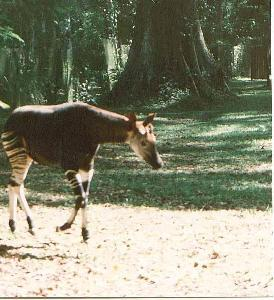
%> input picture image_0033.jpg, 274 x 300 px
$ octave Simple_Image_Segmentation.m   (GNU Octave 9; MATLAB toolbox functions it lacks are replaced by stand-ins)
%> lines starting %> are read from the running program, lines starting %| are printed output that depends on the picture; in (x1, y1, x2, y2) boxes, pixels count from 0 and x2, y2 are one past the last pixel; in counts of white or black regions, pixels touching at a corner belong together; the program's own positions count from 1
%close all;
clc;
clear all;
image = imread('image_0033.jpg');     % read image
%> image is the input picture: size 300x274x3 uint8; mean R, G, B 135.1, 136.3, 114.9

% get image dimensions: an RGB image has three planes
% reshaping puts the RGB layers next to each other generating
% a two dimensional grayscale image
[height, width, planes] = size(image);
%> height = 300; width = 274; planes = 3
rgb = reshape(image, height, width * planes);

figure(1);
imshow(image);                   % visualize RGB planes
%colorbar on                     % display colorbar
hsv1 = rgb2hsv(image);
%> hsv1: size 300x274x3 double; mean H, S, V 0.177, 0.247, 0.553
figure(20);
imshow(hsv1);

h = hsv1(:,:,1);
s = hsv1(:,:,2);
%s(s>1) = 1;
v = hsv1(:,:,3);
image = hsv2rgb(hsv1);
%> image: size 300x274x3 double
figure(22);
imshow(h);

figure(23);
imshow(s);

figure(24);
imshow(v);

r = image(:, :, 1);             % red channel
g = image(:, :, 2);             % green channel
b = image(:, :, 3);             % blue channel
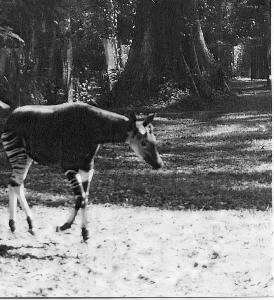
%> b: size 300x274 double; min 0, max 1, mean 0.451

[~, Thresh] = edge(r, 'prewitt');
%> Thresh = 0.149
r_E = edge(r, 'prewitt', Thresh);
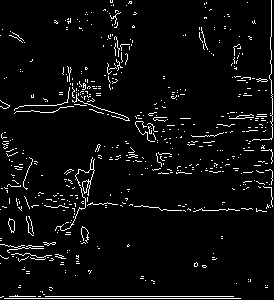
%> r_E: size 300x274 logical; 4.7% white in thin lines or dots

[~, Thresh] = edge(g, 'prewitt');
g_E = edge(g, 'prewitt', Thresh);
%> g_E: size 300x274 logical; 4.6% white in thin lines or dots

[~, Thresh] = edge(b, 'prewitt');
%> Thresh = 0.151
b_E = edge(b, 'prewitt', Thresh);
%> b_E: size 300x274 logical; 4.5% white in thin lines or dots

figure(2);
imshow(r);

figure(3);
imshow(g);

figure(4);
imshow(b);

gray = rgb2gray(image);
%gray = v;
V = v.*255;
%figure(4);
%imshow(gray);
Diff = isequal(gray,V);
%> Diff = false

L = (gray ~= V);
%> L: size 300x274 logical; every value is 1

% [6 lines of commented-out code are left out]


[~, Thresh] = edge(gray, 'prewitt');
%> Thresh = 0.149
gray_E = edge(gray, 'prewitt', Thresh*0.25);
%> gray_E: size 300x274 logical; 18.7% white in thin lines or dots
%gray_E= bwareaopen(gray_E, 40);
figure(5);
imshow(gray_E);

r1 = double(r) - (double(g)+double(b))/2;
b1 = double(b) - (double(g)+double(r))/2;
g1 = double(g) - (double(r)+double(b))/2;

y1 = (double(r)+double(g))/2 - abs(double(r)-double(g))/2 -double(b);

r2 = r1-g1;
g2 = g1-r1;
b2 = b1;
y2 = y1-b1;
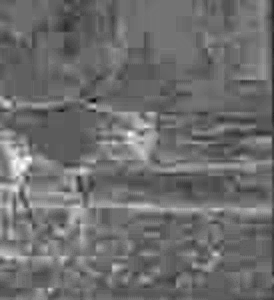
%> y2: size 300x274 double; min -0.124, max 0.492, mean 0.142; drawn with min black and max white

sigma1 = 1;
sigma2 = 3;


% [4 lines of commented-out code are left out]

ThreshMul = 0.25;

[~, Thresh] = edge(r2, 'prewitt');
%> Thresh = 0.0282
r2_E = edge(r2, 'prewitt', Thresh*ThreshMul);
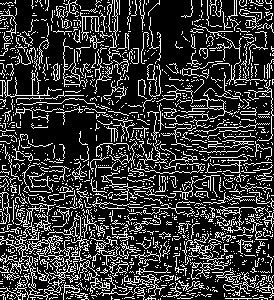
%> r2_E: size 300x274 logical; 21.5% white in thin lines or dots

[~, Thresh] = edge(g2, 'prewitt');
g2_E = edge(g2, 'prewitt', Thresh*ThreshMul);

[~, Thresh] = edge(y2, 'prewitt');
%> Thresh = 0.0352
y2_E = edge(y2, 'prewitt', Thresh*ThreshMul);
%> y2_E: size 300x274 logical; 18.3% white in thin lines or dots

[~, Thresh] = edge(y1, 'prewitt');
%> Thresh = 0.0185
y1_E = edge(y1, 'prewitt', Thresh*ThreshMul);
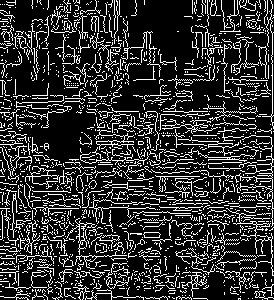
%> y1_E: size 300x274 logical; 19.3% white in thin lines or dots

[~, Thresh] = edge(b2, 'prewitt');
%> Thresh = 0.0178
b2_E = edge(b2, 'prewitt', Thresh*ThreshMul);
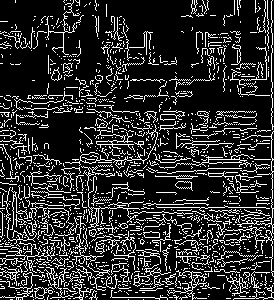
%> b2_E: size 300x274 logical; 17.7% white in thin lines or dots

figure(6);
imshow(r2_E);

figure(7);
imshow(g2_E);

figure(8);
imshow(y2_E);

figure(9);
imshow(b_E);


ThreshMul2 = 1;
L = (r+g+b)/3;
%> L: size 300x274 double
D = 255-L;
% L = dog(L, sigma1, sigma2, 0);
% D = dog(D, sigma1, sigma2, 0);
[~, Thresh] = edge(L, 'prewitt');
%> Thresh = 0.149
L_E = edge(L, 'prewitt', Thresh*ThreshMul2);
%> L_E: size 300x274 logical; 4.6% white in thin lines or dots

[~, Thresh] = edge(D, 'prewitt');
D_E = edge(D, 'prewitt', Thresh*ThreshMul2);

figure(15);
imshow(L_E);

figure(16);
imshow(D_E);

E1 = max(r2_E, g2_E);

E2 = max(b_E, E1);
%> E2: size 300x274 logical; 24.8% white in thin lines or dots

E3 = max(D_E, L_E);

E4 = max(E1, E2);

Test_Img_BW = max(E2, E3);
%> Test_Img_BW: size 300x274 logical; 25% white in thin lines or dots

figure(10);
imshow(Test_Img_BW);

se90 = strel('line', 3, 90);
se0 = strel('line', 3, 0);
Test_Img_BW = bwareaopen(Test_Img_BW, 40);
%> Test_Img_BW: size 300x274 logical; 17.4% white in thin lines or dots
Test_Img_dilate = imdilate(Test_Img_BW, [se90 se0]);
%> Test_Img_dilate: size 300x274 logical; 49.1% white; 8 white regions, largest, box (x1, y1, x2, y2) and area: (0, 0, 274, 300) 35908, (62, 0, 131, 101) 2874, (0, 8, 34, 66) 593
Test_Img_Fill = imfill(Test_Img_dilate, 'holes');
%> Test_Img_Fill: size 300x274 logical; 65.1% white; 39 black regions (28 under 20 px), largest, box (x1, y1, x2, y2) and area: (0, 0, 270, 119) 15168, (129, 210, 274, 300) 6578, (0, 97, 119, 193) 5210
%Test_Img_Fill = bwareaopen(Test_Img_Fill, 400);
seD = strel('diamond',1);
Test_Img_Final = imerode(Test_Img_Fill,seD);
%> Test_Img_Final: size 300x274 logical; 59.1% white; 39 black regions (20 under 20 px), largest, box (x1, y1, x2, y2) and area: (0, 0, 271, 120) 17487, (128, 209, 274, 300) 7941, (0, 96, 120, 194) 5775
Test_Img_Erode = imerode(Test_Img_Final,seD);
%> Test_Img_Erode: size 300x274 logical; 53.8% white; 18 black regions (5 under 20 px), largest, box (x1, y1, x2, y2) and area: (0, 0, 274, 195) 26734, (127, 208, 274, 300) 9119, (236, 0, 274, 30) 600
figure(11);
imshow(Test_Img_Erode);

BWoutline = edge(Test_Img_Erode);
%> BWoutline: size 300x274 logical; 6% white in thin lines or dots
Test_Img = logical(zeros(height, width));
Test_Img(BWoutline) = 1;
Test_Img = single(Test_Img);
%> Test_Img: size 300x274 single; values 0 (black) and 1 (white), 6% white in thin lines or dots

figure(12);
imshow(Test_Img);

se90 = strel('line', 4, 90);
se0 = strel('line', 4, 0);

Test_Img_dilate = imdilate(gray_E, [se90 se0]);
%> Test_Img_dilate: size 300x274 logical; 74.5% white; 148 black regions (113 under 20 px), largest, box (x1, y1, x2, y2) and area: (74, 207, 274, 294) 7398, (7, 108, 130, 169) 3862, (113, 0, 193, 112) 3580
Test_Img_Fill = imfill(Test_Img_dilate, 'holes');
%> Test_Img_Fill: size 300x274 logical; 83.9% white; 21 black regions (13 under 20 px), largest, box (x1, y1, x2, y2) and area: (74, 207, 274, 294) 7366, (113, 0, 193, 110) 3571, (0, 0, 74, 107) 1912
seD = strel('diamond',1);
Test_Img_Final = imerode(Test_Img_Fill,seD);
%> Test_Img_Final: size 300x274 logical; 79.1% white; 20 black regions (9 under 20 px), largest, box (x1, y1, x2, y2) and area: (73, 206, 274, 295) 9671, (112, 0, 194, 111) 4270, (0, 0, 75, 108) 2603
Test_Img_Erode = imerode(Test_Img_Final,seD);
%> Test_Img_Erode: size 300x274 logical; 74.9% white; 20 black regions (6 under 20 px), largest, box (x1, y1, x2, y2) and area: (72, 205, 274, 296) 11665, (111, 0, 195, 112) 4858, (0, 0, 76, 109) 3190
figure(13);
imshow(Test_Img_Erode);

BWoutline = edge(Test_Img_Erode);
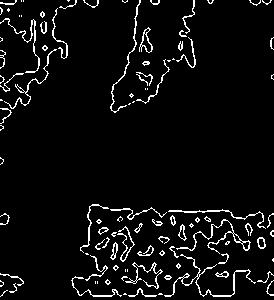
%> BWoutline: size 300x274 logical; 5.3% white in thin lines or dots
Test_Img = logical(zeros(height, width));
Test_Img(BWoutline) = 1;
Test_Img = single(Test_Img);
%> Test_Img: size 300x274 single; values 0 (black) and 1 (white), 5.3% white in thin lines or dots

figure(14);
imshow(Test_Img);

$ run again, with image_0003.jpg copied over image_0033.jpg
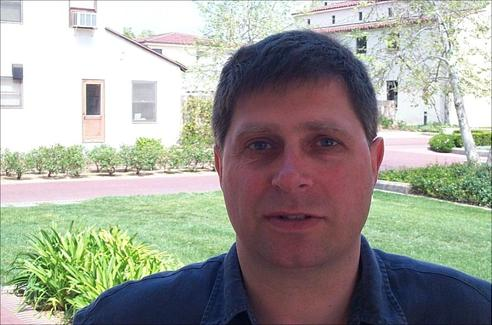
%> input picture image_0003.jpg, 492 x 325 px
%> image is the input picture: size 325x492x3 uint8; mean R, G, B 159.1, 159.2, 150.8
%> hsv1: size 325x492x3 double; mean H, S, V 0.477, 0.245, 0.682
%> image: size 325x492x3 double
%> `[~, Thresh] = edge(r, 'prewitt');`: Thresh = 0.122
%> `r_E = edge(r, 'prewitt', Thresh);`:
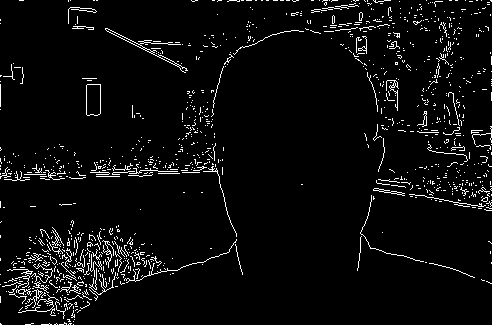
%> r_E: size 325x492 logical; 4.5% white in thin lines or dots
%> `[~, Thresh] = edge(g, 'prewitt');`: Thresh = 0.121
%> g_E: size 325x492 logical; 4.4% white in thin lines or dots
%> b_E: size 325x492 logical; 4.5% white in thin lines or dots
%> Diff = false
%> `[~, Thresh] = edge(gray, 'prewitt');`: Thresh = 0.12
%> gray_E: size 325x492 logical; 18.7% white in thin lines or dots
%> `[~, Thresh] = edge(r2, 'prewitt');`: Thresh = 0.0323
%> r2_E: size 325x492 logical; 16.2% white in thin lines or dots
%> `[~, Thresh] = edge(y2, 'prewitt');`: Thresh = 0.0525
%> y2_E: size 325x492 logical; 13.4% white in thin lines or dots
%> `[~, Thresh] = edge(y1, 'prewitt');`: Thresh = 0.0262
%> y1_E: size 325x492 logical; 14% white in thin lines or dots
%> `[~, Thresh] = edge(b2, 'prewitt');`: Thresh = 0.0273
%> b2_E: size 325x492 logical; 12.9% white in thin lines or dots
%> `[~, Thresh] = edge(L, 'prewitt');`: Thresh = 0.12
%> L_E: size 325x492 logical; 4.5% white in thin lines or dots
%> D_E: size 325x492 logical; 4.5% white in thin lines or dots
%> E2: size 325x492 logical; 19.4% white in thin lines or dots
%> `BWoutline = edge(Test_Img_Erode);`:
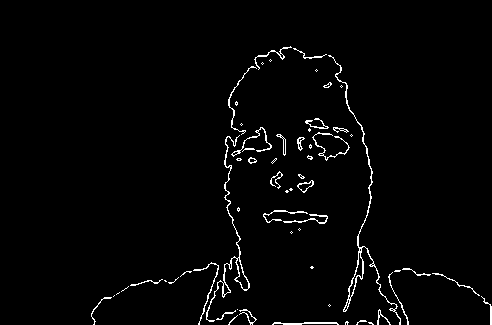
%> BWoutline: size 325x492 logical; 2.1% white in thin lines or dots, all inside (x1, y1, x2, y2) = (91, 46, 492, 325)
